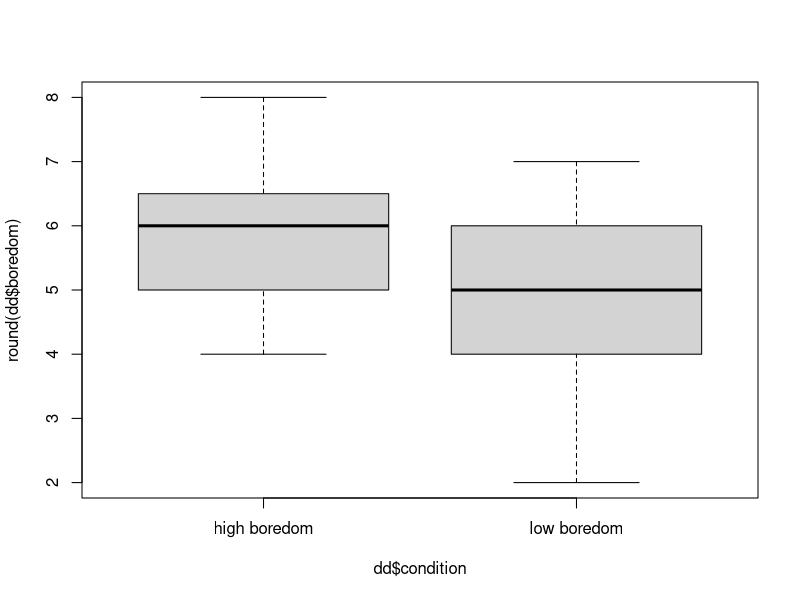

R code for this plot: (Note: this script raises an error after producing the figure.)
#'
#'  (M = 5.79, SD = 0.84)
#' compared to the neutral condition (M = 4.86, SD = 1.42), t(89) = 3.03, p = .003, d = 0.77,
#' 95% CI = [0.25, 1.29], and compared to the low anticipated boredom condition (M = 4.95,
#'                                                                           SD = 1.23),
#'
#'

set.seed(2)
condition <- sample(c("low boredom", "high boredom"), 92, replace = T)
table(condition)
dd <- data.frame(condition = sort(condition))
dd$boredom <- c(rnorm(47, 5.79, 0.84), rnorm(45, 4.95, 1.23))
dd$boredom <- round(dd$boredom * 5)/5

boxplot(round(dd$boredom) ~ dd$condition)
t.test(round(boredom) ~ condition, data = dd)
write.csv(dd, "data-raw/hw/bored.csv", row.names = F)



